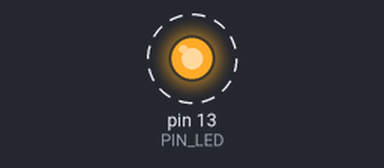
A sketch run on a simulated Arduino Uno, built with avr-gcc and run on an emulated ATmega328P. Shown: output pins drawn as LEDs (lit = HIGH). Dashed ring = blinking. What the sketch prints to the serial monitor is not drawn.

Above: at 0.5 s.
Timing chart, 0 to 4.6 s (numbered marks = the images above):
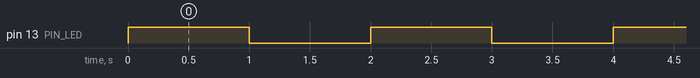

The sketch:

04_example_1.ino
```cpp
#define PIN_LED 13
int cnt,toggle=0;

void setup() {
  pinMode(PIN_LED, OUTPUT);
  Serial.begin(115200);
  while(!Serial){
    ;
  }

  digitalWrite(PIN_LED, toggle);
}

void loop() {
  Serial.println(++cnt);
  toggle=toggle_state(toggle);
  digitalWrite(PIN_LED, toggle);
  delay(1000);
}

int toggle_state(int toggle){
  if(toggle==0){
    toggle=1;
  }else if(toggle==1){
    toggle=0;
  }
  return toggle;
}
```

Measured:
- by itself, pin 13 (PIN_LED): alternates HIGH for 1.0 s and LOW for 1.0 s
